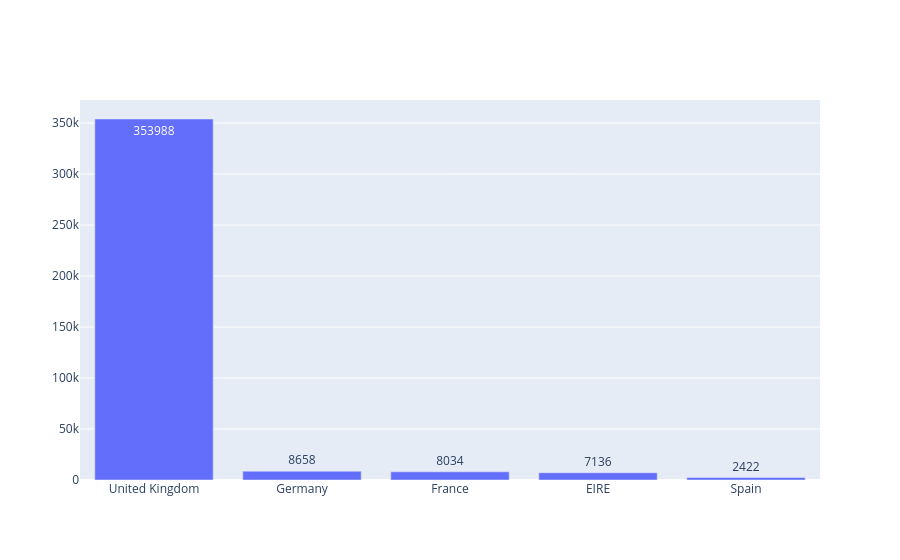

Source (notebook cell):
### Markdown cell above
### 1.Channel Performance

### Code cell
channel_conversion = customer_journey.groupby('Country')['CustomerID'].count().sort_values(ascending=False).head(5)

figure = go.Figure(
  go.Bar(
    x=channel_conversion.index,
    y=channel_conversion.values,
    text=(channel_conversion.values),
    textposition='auto',
    name='Channel Conversion Rate'
  )
)

figure.show()

### Figure 1 — Plotly figure (JSON) as saved in the notebook; plotly's stock layout.template omitted (floating-point values rounded to 4 significant figures)
{"data": [{"name": "Channel Conversion Rate", "text": [353988, 8658, 8034, 7136, 2422], "textposition": "auto", "type": "bar", "x": ["United Kingdom", "Germany", "France", "EIRE", "Spain"], "y": [353988, 8658, 8034, 7136, 2422]}], "layout": {}}
